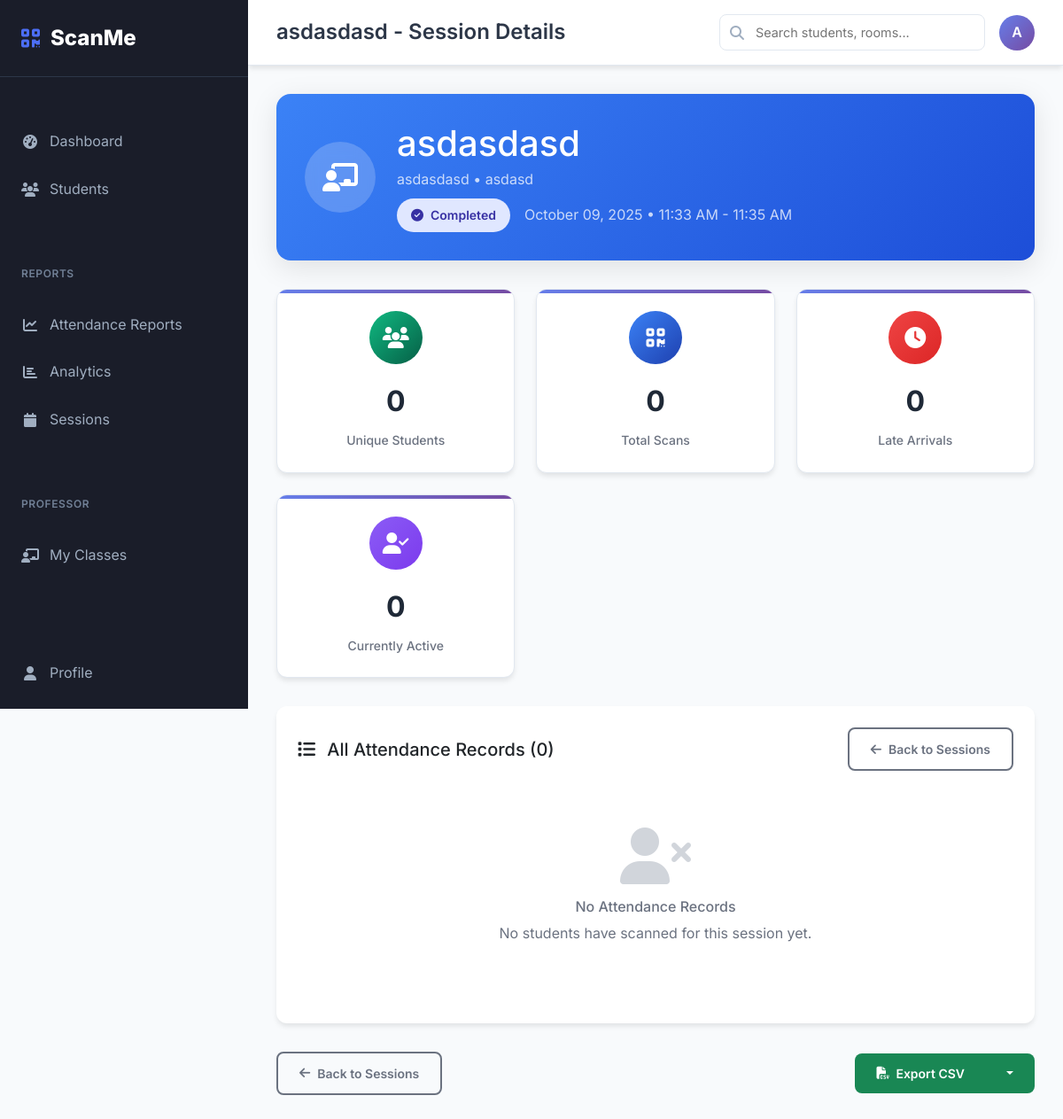
/attendance/sessions/1 (signed in), run on an earlier commit of the app's database.
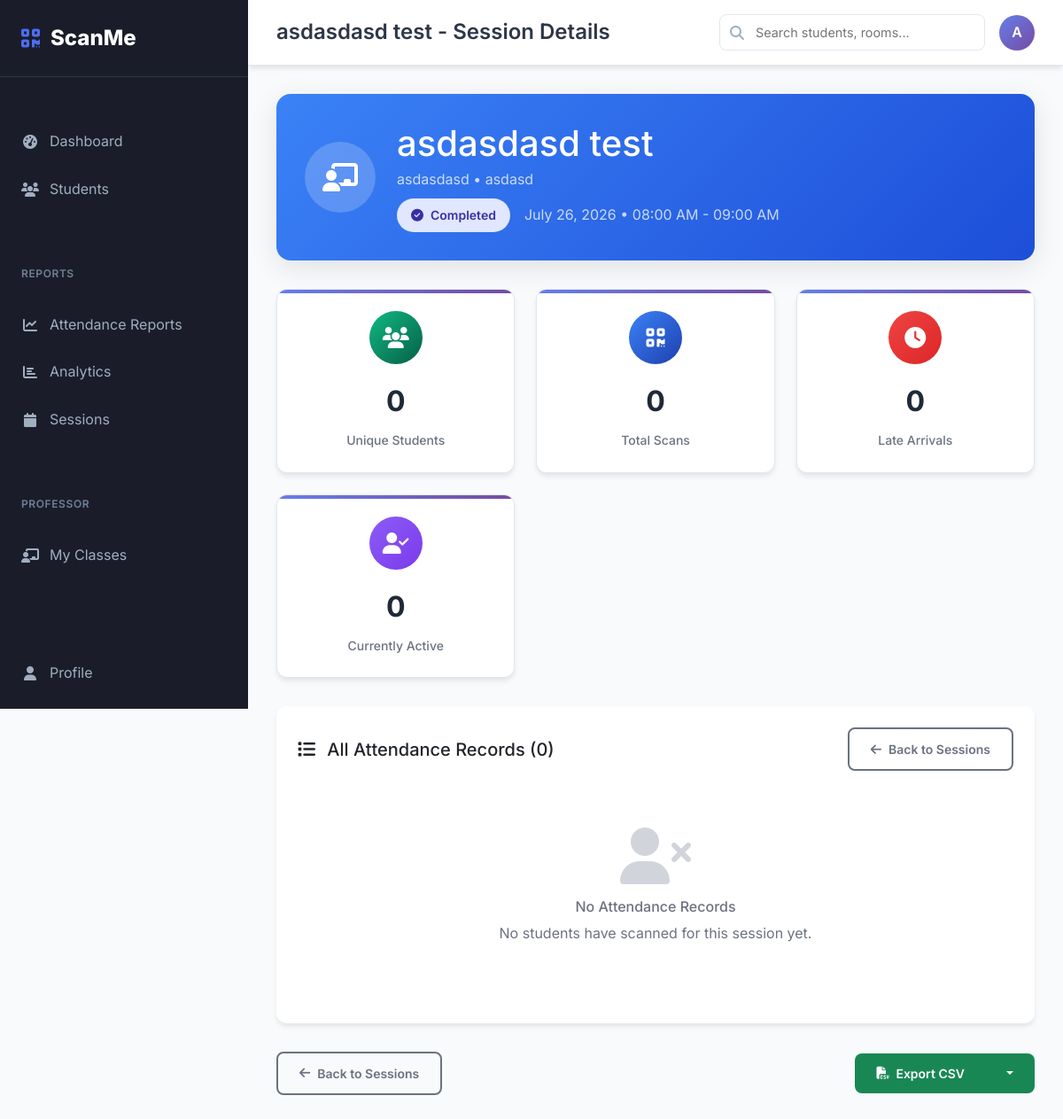
And on a later commit of the database.
### app/models/attendance_model.py (models this page shows, shortened)
class AttendanceSession(db.Model):
    __tablename__ = 'attendance_sessions'
    id = db.Column(db.Integer, primary_key=True)
    room_id = db.Column(db.Integer, db.ForeignKey('rooms.id'), nullable=False, index=True)
    session_name = db.Column(db.String(100), nullable=False)
    subject = db.Column(db.String(100))
    instructor = db.Column(db.String(100))
    start_time = db.Column(db.DateTime, nullable=False)
    end_time = db.Column(db.DateTime, nullable=False)
    expected_students = db.Column(db.Integer, default=0)
    is_active = db.Column(db.Boolean, default=True, nullable=False)
    created_by = db.Column(db.Integer, db.ForeignKey('users.id'), nullable=False)
    created_at = db.Column(db.DateTime, default=datetime.utcnow)
    attendance_records = db.relationship('AttendanceRecord', backref='session', lazy=True)
    def get_attendance_summary(self):
        total_scans = len(self.attendance_records)
        unique_students = len(set(record.student_id for record in self.attendance_records))
        late_arrivals = len([record for record in self.attendance_records if record.is_late])
        duplicates = len([record for record in self.attendance_records if record.is_duplicate])
        attendance_rate = 0
        if self.expected_students > 0:
            attendance_rate = (unique_students / self.expected_students) * 100
        return {
            'total_scans': total_scans,
            'unique_students': unique_students,
            'late_arrivals': late_arrivals,
            'duplicates': duplicates,
            'expected_students': self.expected_students,
            'attendance_rate': round(attendance_rate, 2)
        }
    def get_session_status(self):
        now = datetime.utcnow()
        if not self.is_active:
            return 'inactive'
        elif now < self.start_time:
            return 'scheduled'
        elif now > self.end_time:
            return 'completed'
        else:
            return 'active'
    def get_status(self):
        return self.get_session_status()
    def get_status_class(self):
        status = self.get_session_status()
        status_classes = {
            'active': 'status-active',
            'scheduled': 'status-scheduled',
            'completed': 'status-completed',
            'inactive': 'status-inactive'
        }
        return status_classes.get(status, 'status-unknown')

### app/routes/attendance_routes.py (the view)
@attendance_bp.route('/sessions/<int:session_id>')
@login_required
@requires_professor_or_admin
def view_session(session_id):
    try:
        session = AttendanceSession.query.get_or_404(session_id)
        modal = request.args.get('modal') == '1'
        parent_template = 'modal_base.html' if modal else 'dashboard_base.html'
        attendance_records = AttendanceRecord.query.filter_by(session_id=session_id)\
            .order_by(AttendanceRecord.time_in.desc()).all()
        session_stats = session.get_attendance_summary()
        active_students = AttendanceRecord.query.filter_by(
            session_id=session_id,
            is_active=True
        ).all()
        return render_template('attendance/session_detail.html',
                             session=session,
                             attendance_records=attendance_records,
                             session_stats=session_stats,
                             active_students=active_students,
                             modal=modal,
                             parent_template=parent_template)
    except Exception as e:
        flash(f'Error loading session: {str(e)}', 'error')
        return redirect(url_for('attendance.manage_sessions'))

### app/models/user_model.py (called while the page is built)
    def is_admin(self):
        return self.role == 'admin'

    def is_professor(self):
        return self.role == 'professor'

    def can_manage_students(self):
        return self.role in ['admin', 'professor']

    def can_view_reports(self):
        return self.role in ['admin', 'professor']

    def get_display_name(self):
        return self.username.title()

### app/utils/auth_utils.py (called while the page is built)
def requires_role(allowed_roles):
    def decorator(f):
        @wraps(f)
        def decorated_function(*args, **kwargs):
            if not current_user.is_authenticated:
                flash('Please log in to access this page.', 'error')
                return redirect(url_for('auth.login', next=request.url))
            if current_user.role not in allowed_roles:
                flash('You do not have permission to access this page.', 'error')
                return redirect(url_for('main.dashboard'))
            return f(*args, **kwargs)
        return decorated_function
    return decorator

### app/templates/attendance/session_detail.html (shortened to what the changed rows need)
{% extends parent_template|default("dashboard_base.html") %}
{% block page_title %}{{ session.session_name }} - Session Details{% endblock %}
{% block content %}
<div class="session-header">
    <div class="session-info">
        <div>
            <h1 class="mb-1">{{ session.session_name }}</h1>
            <p class="mb-2 opacity-75">
                {{ session.subject or 'No Subject' }} • {{ session.instructor or 'No Instructor' }}
            </p>
            <div class="d-flex align-items-center gap-3">
                <span class="session-status status-{{ session.get_status_class().replace('status-', '') }}">
                    {% if session.get_status() == 'active' %}
                        <i class="fas fa-play-circle"></i>
                        Active
                    {% elif session.get_status() == 'completed' %}
                        <i class="fas fa-check-circle"></i>
                        Completed
                    {% elif session.get_status() == 'scheduled' %}
                        <i class="fas fa-clock"></i>
                        Scheduled
                    {% else %}
                        <i class="fas fa-pause-circle"></i>
                        Inactive
                    {% endif %}
                </span>
                <span class="opacity-75">
                    {{ session.start_time.strftime('%B %d, %Y') }} •
                    {{ session.start_time.strftime('%I:%M %p') }} - {{ session.end_time.strftime('%I:%M %p') }}
                </span>
            </div>
        </div>
    </div>
</div>
{% endblock %}

What changed in the data, as far as the page shows it:
changed AttendanceSession "asdasdasd": session_name "asdasdasd" → "asdasdasd test"; start_time "October 09, 2025" → "July 26, 2026"; start_time "11:33 AM" → "08:00 AM"; end_time "11:35 AM" → "09:00 AM"
